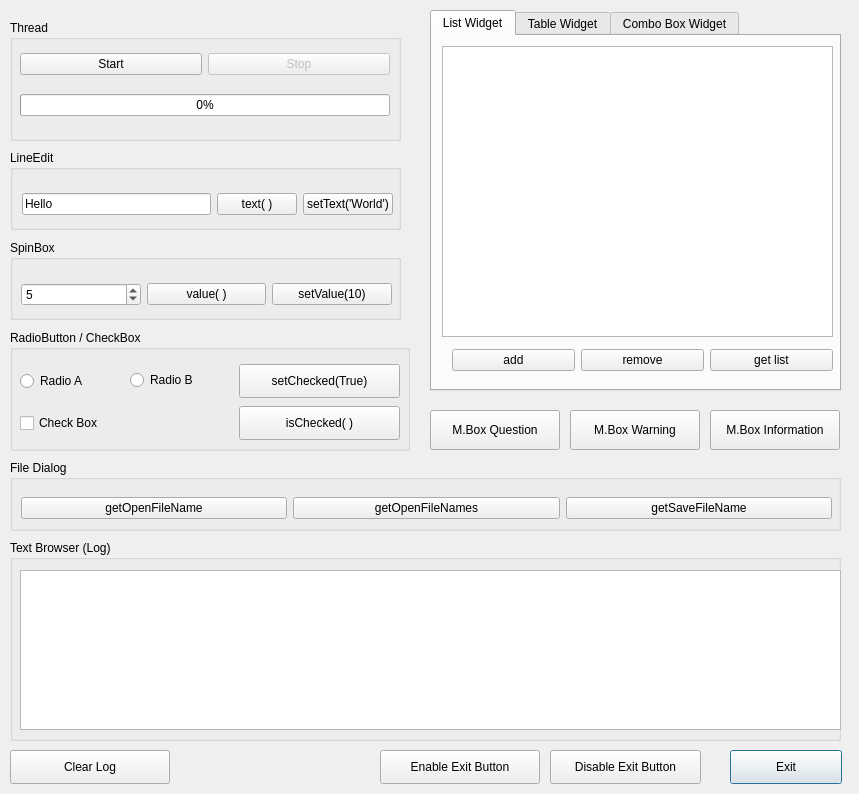
<?xml version="1.0" encoding="UTF-8"?>
<ui version="4.0">
 <class>Dialog</class>
 <widget class="QDialog" name="Dialog">
  <property name="geometry">
   <rect>
    <x>0</x>
    <y>0</y>
    <width>859</width>
    <height>794</height>
   </rect>
  </property>
  <property name="windowTitle">
   <string>QT Dialog Controller</string>
  </property>
  <widget class="QPushButton" name="btn_exit">
   <property name="geometry">
    <rect>
     <x>730</x>
     <y>750</y>
     <width>112</width>
     <height>34</height>
    </rect>
   </property>
   <property name="text">
    <string>Exit</string>
   </property>
  </widget>
  <widget class="QGroupBox" name="groupBox">
   <property name="enabled">
    <bool>true</bool>
   </property>
   <property name="geometry">
    <rect>
     <x>10</x>
     <y>20</y>
     <width>391</width>
     <height>121</height>
    </rect>
   </property>
   <property name="title">
    <string>Thread</string>
   </property>
   <widget class="QWidget" name="layoutWidget">
    <property name="geometry">
     <rect>
      <x>10</x>
      <y>20</y>
      <width>370</width>
      <height>90</height>
     </rect>
    </property>
    <layout class="QVBoxLayout" name="verticalLayout">
     <item>
      <layout class="QGridLayout" name="gridLayout">
       <item row="0" column="0">
        <widget class="QPushButton" name="btn_start">
         <property name="enabled">
          <bool>true</bool>
         </property>
         <property name="text">
          <string>Start</string>
         </property>
        </widget>
       </item>
       <item row="0" column="1">
        <widget class="QPushButton" name="btn_stop">
         <property name="enabled">
          <bool>false</bool>
         </property>
         <property name="text">
          <string>Stop</string>
         </property>
        </widget>
       </item>
      </layout>
     </item>
     <item>
      <widget class="QProgressBar" name="progressBar">
       <property name="value">
        <number>0</number>
       </property>
      </widget>
     </item>
    </layout>
   </widget>
  </widget>
  <widget class="QGroupBox" name="gb_le">
   <property name="geometry">
    <rect>
     <x>10</x>
     <y>150</y>
     <width>391</width>
     <height>80</height>
    </rect>
   </property>
   <property name="title">
    <string>LineEdit</string>
   </property>
   <widget class="QWidget" name="layoutWidget">
    <property name="geometry">
     <rect>
      <x>12</x>
      <y>40</y>
      <width>371</width>
      <height>28</height>
     </rect>
    </property>
    <layout class="QHBoxLayout" name="horizontalLayout_2">
     <item>
      <widget class="QLineEdit" name="lineEdit">
       <property name="text">
        <string>Hello</string>
       </property>
      </widget>
     </item>
     <item>
      <widget class="QPushButton" name="btn_get_le">
       <property name="text">
        <string>text( )</string>
       </property>
      </widget>
     </item>
     <item>
      <widget class="QPushButton" name="btn_set_le">
       <property name="text">
        <string>setText('World')</string>
       </property>
      </widget>
     </item>
    </layout>
   </widget>
  </widget>
  <widget class="QGroupBox" name="groupBox_3">
   <property name="geometry">
    <rect>
     <x>10</x>
     <y>540</y>
     <width>831</width>
     <height>201</height>
    </rect>
   </property>
   <property name="title">
    <string>Text Browser (Log)</string>
   </property>
   <widget class="QTextBrowser" name="tb_log">
    <property name="geometry">
     <rect>
      <x>10</x>
      <y>30</y>
      <width>821</width>
      <height>160</height>
     </rect>
    </property>
   </widget>
  </widget>
  <widget class="QGroupBox" name="groupBox_4">
   <property name="geometry">
    <rect>
     <x>10</x>
     <y>240</y>
     <width>391</width>
     <height>80</height>
    </rect>
   </property>
   <property name="title">
    <string>SpinBox</string>
   </property>
   <widget class="QWidget" name="layoutWidget">
    <property name="geometry">
     <rect>
      <x>11</x>
      <y>40</y>
      <width>371</width>
      <height>29</height>
     </rect>
    </property>
    <layout class="QHBoxLayout" name="horizontalLayout">
     <item>
      <widget class="QSpinBox" name="spinBox">
       <property name="singleStep">
        <number>3</number>
       </property>
       <property name="value">
        <number>5</number>
       </property>
      </widget>
     </item>
     <item>
      <widget class="QPushButton" name="btn_get_sp">
       <property name="text">
        <string>value( )</string>
       </property>
      </widget>
     </item>
     <item>
      <widget class="QPushButton" name="btn_set_sp">
       <property name="text">
        <string>setValue(10)</string>
       </property>
      </widget>
     </item>
    </layout>
   </widget>
  </widget>
  <widget class="QGroupBox" name="groupBox_5">
   <property name="geometry">
    <rect>
     <x>10</x>
     <y>330</y>
     <width>400</width>
     <height>121</height>
    </rect>
   </property>
   <property name="title">
    <string>RadioButton / CheckBox</string>
   </property>
   <widget class="QRadioButton" name="radioButton_a">
    <property name="geometry">
     <rect>
      <x>10</x>
      <y>40</y>
      <width>91</width>
      <height>22</height>
     </rect>
    </property>
    <property name="text">
     <string>Radio A</string>
    </property>
   </widget>
   <widget class="QPushButton" name="btn_get_rb">
    <property name="geometry">
     <rect>
      <x>229</x>
      <y>76</y>
      <width>161</width>
      <height>34</height>
     </rect>
    </property>
    <property name="text">
     <string>isChecked( )</string>
    </property>
   </widget>
   <widget class="QPushButton" name="btn_set_rb">
    <property name="geometry">
     <rect>
      <x>229</x>
      <y>34</y>
      <width>161</width>
      <height>34</height>
     </rect>
    </property>
    <property name="text">
     <string>setChecked(True)</string>
    </property>
   </widget>
   <widget class="QCheckBox" name="checkBox">
    <property name="geometry">
     <rect>
      <x>10</x>
      <y>78</y>
      <width>200</width>
      <height>30</height>
     </rect>
    </property>
    <property name="text">
     <string>Check Box</string>
    </property>
    <property name="checkable">
     <bool>true</bool>
    </property>
   </widget>
   <widget class="QRadioButton" name="radioButton_b">
    <property name="geometry">
     <rect>
      <x>120</x>
      <y>42</y>
      <width>90</width>
      <height>16</height>
     </rect>
    </property>
    <property name="text">
     <string>Radio B</string>
    </property>
   </widget>
  </widget>
  <widget class="QPushButton" name="btn_question">
   <property name="geometry">
    <rect>
     <x>430</x>
     <y>410</y>
     <width>130</width>
     <height>40</height>
    </rect>
   </property>
   <property name="text">
    <string>M.Box Question</string>
   </property>
  </widget>
  <widget class="QPushButton" name="btn_warning">
   <property name="geometry">
    <rect>
     <x>570</x>
     <y>410</y>
     <width>130</width>
     <height>40</height>
    </rect>
   </property>
   <property name="text">
    <string>M.Box Warning</string>
   </property>
  </widget>
  <widget class="QPushButton" name="btn_information">
   <property name="geometry">
    <rect>
     <x>710</x>
     <y>410</y>
     <width>130</width>
     <height>40</height>
    </rect>
   </property>
   <property name="text">
    <string>M.Box Information</string>
   </property>
  </widget>
  <widget class="QPushButton" name="btn_enable">
   <property name="geometry">
    <rect>
     <x>380</x>
     <y>750</y>
     <width>160</width>
     <height>34</height>
    </rect>
   </property>
   <property name="text">
    <string>Enable Exit Button</string>
   </property>
  </widget>
  <widget class="QPushButton" name="btn_disable">
   <property name="geometry">
    <rect>
     <x>550</x>
     <y>750</y>
     <width>151</width>
     <height>34</height>
    </rect>
   </property>
   <property name="text">
    <string>Disable Exit Button</string>
   </property>
  </widget>
  <widget class="QTabWidget" name="tabWidget">
   <property name="geometry">
    <rect>
     <x>430</x>
     <y>10</y>
     <width>411</width>
     <height>381</height>
    </rect>
   </property>
   <property name="currentIndex">
    <number>0</number>
   </property>
   <widget class="QWidget" name="tab">
    <attribute name="title">
     <string>List Widget</string>
    </attribute>
    <widget class="QListWidget" name="listWidget">
     <property name="geometry">
      <rect>
       <x>10</x>
       <y>10</y>
       <width>391</width>
       <height>291</height>
      </rect>
     </property>
    </widget>
    <widget class="QWidget" name="layoutWidget">
     <property name="geometry">
      <rect>
       <x>20</x>
       <y>310</y>
       <width>381</width>
       <height>28</height>
      </rect>
     </property>
     <layout class="QHBoxLayout" name="horizontalLayout_4">
      <item>
       <widget class="QPushButton" name="btn_add_list">
        <property name="text">
         <string>add</string>
        </property>
       </widget>
      </item>
      <item>
       <widget class="QPushButton" name="btn_remove_list">
        <property name="text">
         <string>remove</string>
        </property>
       </widget>
      </item>
      <item>
       <widget class="QPushButton" name="btn_get_list">
        <property name="text">
         <string>get list</string>
        </property>
       </widget>
      </item>
     </layout>
    </widget>
   </widget>
   <widget class="QWidget" name="tab_2">
    <attribute name="title">
     <string>Table Widget</string>
    </attribute>
    <widget class="QTableWidget" name="tableWidget">
     <property name="geometry">
      <rect>
       <x>8</x>
       <y>20</y>
       <width>391</width>
       <height>281</height>
      </rect>
     </property>
    </widget>
    <widget class="QWidget" name="layoutWidget">
     <property name="geometry">
      <rect>
       <x>10</x>
       <y>310</y>
       <width>381</width>
       <height>28</height>
      </rect>
     </property>
     <layout class="QHBoxLayout" name="horizontalLayout_3">
      <item>
       <widget class="QLabel" name="label">
        <property name="text">
         <string>Row:</string>
        </property>
       </widget>
      </item>
      <item>
       <widget class="QLineEdit" name="le_row">
        <property name="text">
         <string>1</string>
        </property>
        <property name="alignment">
         <set>Qt::AlignCenter</set>
        </property>
       </widget>
      </item>
      <item>
       <widget class="QLabel" name="label_2">
        <property name="text">
         <string>Column:</string>
        </property>
       </widget>
      </item>
      <item>
       <widget class="QLineEdit" name="le_column">
        <property name="text">
         <string>1</string>
        </property>
        <property name="alignment">
         <set>Qt::AlignCenter</set>
        </property>
       </widget>
      </item>
      <item>
       <widget class="QPushButton" name="btn_get_tablewidget_item">
        <property name="text">
         <string>get item</string>
        </property>
       </widget>
      </item>
     </layout>
    </widget>
   </widget>
   <widget class="QWidget" name="tab_3">
    <attribute name="title">
     <string>Combo Box Widget</string>
    </attribute>
    <widget class="QComboBox" name="comboWidget">
     <property name="geometry">
      <rect>
       <x>10</x>
       <y>10</y>
       <width>390</width>
       <height>26</height>
      </rect>
     </property>
     <property name="maximumSize">
      <size>
       <width>16777215</width>
       <height>26</height>
      </size>
     </property>
     <item>
      <property name="text">
       <string>Item 1</string>
      </property>
     </item>
    </widget>
    <widget class="QWidget" name="layoutWidget">
     <property name="geometry">
      <rect>
       <x>10</x>
       <y>51</y>
       <width>391</width>
       <height>60</height>
      </rect>
     </property>
     <layout class="QGridLayout" name="gridLayout_2">
      <item row="0" column="0">
       <widget class="QPushButton" name="btn_add_element">
        <property name="text">
         <string>Add Element</string>
        </property>
       </widget>
      </item>
      <item row="0" column="1">
       <widget class="QPushButton" name="btn_delete_element">
        <property name="text">
         <string>Delete Element</string>
        </property>
       </widget>
      </item>
      <item row="1" column="0">
       <widget class="QPushButton" name="btn_get_element">
        <property name="text">
         <string>Get Element</string>
        </property>
       </widget>
      </item>
      <item row="1" column="1">
       <widget class="QPushButton" name="btn_get_all_element">
        <property name="text">
         <string>Get All Element</string>
        </property>
       </widget>
      </item>
     </layout>
    </widget>
   </widget>
  </widget>
  <widget class="QPushButton" name="btn_clear_log">
   <property name="geometry">
    <rect>
     <x>10</x>
     <y>750</y>
     <width>160</width>
     <height>34</height>
    </rect>
   </property>
   <property name="text">
    <string>Clear Log</string>
   </property>
  </widget>
  <widget class="QGroupBox" name="groupBox_2">
   <property name="geometry">
    <rect>
     <x>10</x>
     <y>460</y>
     <width>831</width>
     <height>71</height>
    </rect>
   </property>
   <property name="title">
    <string>File Dialog</string>
   </property>
   <widget class="QWidget" name="layoutWidget">
    <property name="geometry">
     <rect>
      <x>11</x>
      <y>35</y>
      <width>811</width>
      <height>27</height>
     </rect>
    </property>
    <layout class="QHBoxLayout" name="horizontalLayout_5">
     <item>
      <widget class="QPushButton" name="btn_getopenfilename">
       <property name="text">
        <string>getOpenFileName</string>
       </property>
      </widget>
     </item>
     <item>
      <widget class="QPushButton" name="btn_getopenfilenames">
       <property name="text">
        <string>getOpenFileNames</string>
       </property>
      </widget>
     </item>
     <item>
      <widget class="QPushButton" name="btn_getsavefilename">
       <property name="text">
        <string>getSaveFileName</string>
       </property>
      </widget>
     </item>
    </layout>
   </widget>
  </widget>
 </widget>
 <tabstops>
  <tabstop>btn_start</tabstop>
  <tabstop>btn_stop</tabstop>
  <tabstop>lineEdit</tabstop>
  <tabstop>btn_get_le</tabstop>
  <tabstop>btn_set_le</tabstop>
  <tabstop>spinBox</tabstop>
  <tabstop>btn_get_sp</tabstop>
  <tabstop>btn_set_sp</tabstop>
  <tabstop>radioButton_a</tabstop>
  <tabstop>radioButton_b</tabstop>
  <tabstop>btn_set_rb</tabstop>
  <tabstop>checkBox</tabstop>
  <tabstop>btn_get_rb</tabstop>
  <tabstop>tb_log</tabstop>
  <tabstop>btn_question</tabstop>
  <tabstop>btn_warning</tabstop>
  <tabstop>btn_information</tabstop>
  <tabstop>btn_enable</tabstop>
  <tabstop>btn_disable</tabstop>
  <tabstop>btn_exit</tabstop>
 </tabstops>
 <resources/>
 <connections/>
</ui>
